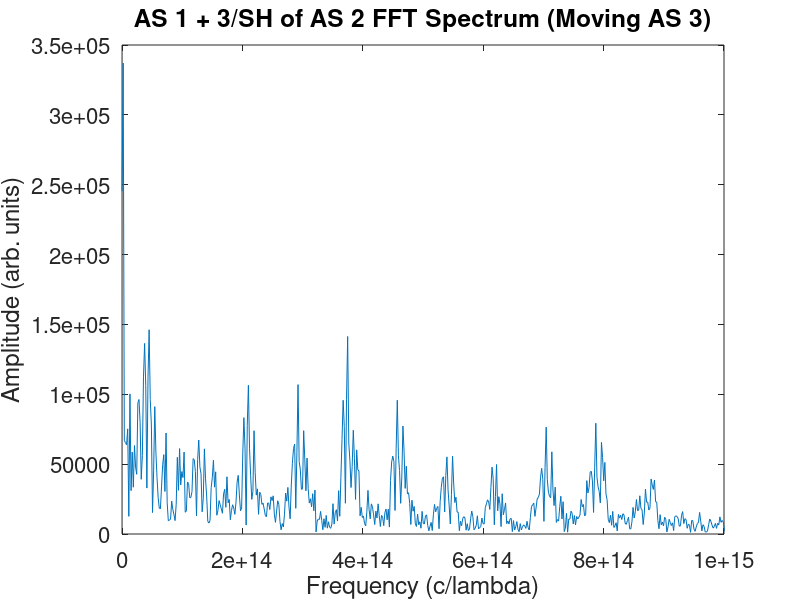

Source code (MATLAB):
c = 2.99792e8;
total_beats = importdata('as123_main_nobg.txt');


lambda_1 = 750e-9; % Original beams.
lambda_2 = 700e-9;
lambda_3 = 665e-9;

f_1 = c/lambda_1;
f_2 = c/lambda_2;
f_3 = c/lambda_3;

delta_t = 20e-9/c;

t = 0:delta_t:(7999*delta_t); %% Making new t-axis as imported t axis is nonlinearish.

size_window = size(t);
size_window = size_window(2);

w_step = 1/(max(t) - min(t));
w = 0:w_step:(2^nextpow2(size_window) * w_step - w_step); % Define fft axis.

slice_beats = total_beats(27, :)-1550; % Take just one frequency bin, subtact extra bg.

beats_fft = abs(fft(slice_beats, 2^(nextpow2(size_window))));
plot(w, beats_fft);
xlim([0 1e15])
%ylim([0 15e4])
xlabel('Frequency (c/lambda)');
ylabel('Amplitude (arb. units)')
title('AS 1 + 3/SH of AS 2 FFT Spectrum (Moving AS 3)');
set(gca, 'FontSize', 16);

